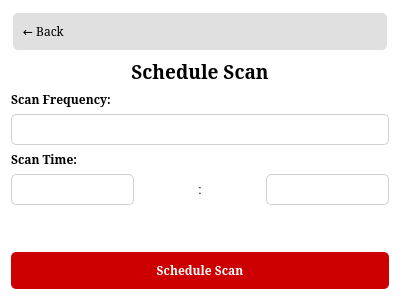
<?xml version="1.0" encoding="UTF-8"?>
<ui version="4.0">
 <class>ScheduleScanPage</class>
 <widget class="QWidget" name="ScheduleScanPage">
  <property name="geometry">
   <rect>
    <x>0</x>
    <y>0</y>
    <width>400</width>
    <height>300</height>
   </rect>
  </property>
  <property name="windowTitle">
   <string>Schedule Scan</string>
  </property>
  <property name="styleSheet">
   <string notr="true">QWidget { background-color: transparent; }
QLabel { background: none; color: black; }
QComboBox {
    background-color: white;
    border: 1px solid #d0d0d0;
    border-radius: 5px;
    padding: 5px;
    selection-background-color: #e0e0e0;
    selection-color: black;
}
QComboBox:hover {
    border-color: #b0b0b0;
}
QComboBox::drop-down {
    border: none;
}
QComboBox::down-arrow {
    image: url(down_arrow.png);
    width: 12px;
    height: 12px;
}
QComboBox QAbstractItemView {
    background-color: white;
    border: 1px solid #d0d0d0;
    selection-background-color: #e0e0e0;
    selection-color: black;
}
QComboBox QAbstractItemView::item {
    min-height: 25px;
    padding: 5px;
    background-color: white;
    color: black;
}
QComboBox QAbstractItemView::item:selected {
    background-color: #d0d0d0;
    color: black;
}
QComboBox QAbstractItemView::item:hover {
    background-color: #e0e0e0;
    color: black;
}
QMessageBox {
    background-color: #f0f0f0;
}
QMessageBox QLabel {
    color: black;
    background-color: transparent;
}
QMessageBox QPushButton {
    background-color: #e0e0e0;
    border: 1px solid #c0c0c0;
    border-radius: 3px;
    padding: 5px 15px;
    min-width: 60px;
}
QMessageBox QPushButton:hover {
    background-color: #d0d0d0;
}
QDialog {
    background-color: #f0f0f0;
}</string>
  </property>
  <layout class="QVBoxLayout" name="verticalLayout">
   <item>
    <widget class="QPushButton" name="backButton">
     <property name="font">
      <font>
       <family>Serif</family>
      </font>
     </property>
     <property name="styleSheet">
      <string notr="true">QPushButton {
    text-align: left;
    padding: 10px;
    border: none;
    background-color: #e0e0e0;
    border-radius: 5px;
    margin: 2px;
}
QPushButton:hover {
    background-color: #d0d0d0;
}
QPushButton:checked {
    background-color: #c0c0c0;
    color: #cc0000;
    font-weight: bold;
}</string>
     </property>
     <property name="text">
      <string>← Back</string>
     </property>
    </widget>
   </item>
   <item>
    <widget class="QLabel" name="titleLabel">
     <property name="font">
      <font>
       <family>Serif</family>
       <pointsize>14</pointsize>
       <bold>true</bold>
      </font>
     </property>
     <property name="text">
      <string>Schedule Scan</string>
     </property>
     <property name="alignment">
      <set>Qt::AlignCenter</set>
     </property>
    </widget>
   </item>
   <item>
    <widget class="QLabel" name="frequencyLabel">
     <property name="font">
      <font>
       <family>Serif</family>
       <bold>true</bold>
      </font>
     </property>
     <property name="text">
      <string>Scan Frequency:</string>
     </property>
    </widget>
   </item>
   <item>
    <widget class="QComboBox" name="frequencyComboBox">
     <property name="font">
      <font>
       <family>Serif</family>
      </font>
     </property>
     <property name="minimumWidth">
      <number>200</number>
     </property>
    </widget>
   </item>
   <item>
    <widget class="QLabel" name="timeLabel">
     <property name="font">
      <font>
       <family>Serif</family>
       <bold>true</bold>
      </font>
     </property>
     <property name="text">
      <string>Scan Time:</string>
     </property>
    </widget>
   </item>
   <item>
    <layout class="QHBoxLayout" name="timeLayout">
     <property name="spacing">
      <number>5</number>
     </property>
     <item>
      <widget class="QComboBox" name="hourComboBox">
       <property name="font">
        <font>
         <family>Serif</family>
        </font>
       </property>
       <property name="minimumWidth">
        <number>80</number>
       </property>
      </widget>
     </item>
     <item>
      <widget class="QLabel" name="colonLabel">
       <property name="maximumWidth">
        <number>10</number>
       </property>
       <property name="text">
        <string>:</string>
       </property>
       <property name="alignment">
        <set>Qt::AlignCenter</set>
       </property>
      </widget>
     </item>
     <item>
      <widget class="QComboBox" name="minuteComboBox">
       <property name="font">
        <font>
         <family>Serif</family>
        </font>
       </property>
       <property name="minimumWidth">
        <number>80</number>
       </property>
      </widget>
     </item>
    </layout>
   </item>
   <item>
    <spacer name="verticalSpacer">
     <property name="orientation">
      <enum>Qt::Vertical</enum>
     </property>
     <property name="sizeHint" stdset="0">
      <size>
       <width>20</width>
       <height>40</height>
      </size>
     </property>
    </spacer>
   </item>
   <item>
    <widget class="QPushButton" name="scheduleButton">
     <property name="font">
      <font>
       <family>Serif</family>
       <bold>true</bold>
      </font>
     </property>
     <property name="styleSheet">
      <string notr="true">QPushButton {
    background-color: #cc0000;
    color: white;
    border: none;
    padding: 10px;
    border-radius: 5px;
}
QPushButton:hover {
    background-color: #b30000;
}
QPushButton:pressed {
    background-color: #990000;
}</string>
     </property>
     <property name="text">
      <string>Schedule Scan</string>
     </property>
    </widget>
   </item>
  </layout>
 </widget>
 <resources/>
 <connections/>
</ui>
